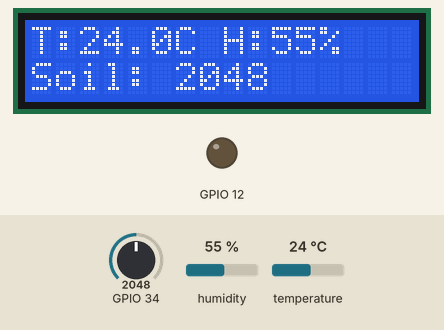
This sketch was run on a simulated ESP32. Shown: 16×2 character LCD, output pins drawn as LEDs (lit = HIGH). The test bench sets the inputs (shaded band); at power-on: humidity 55 %, GPIO 34 = 2048, temperature 24 °C. WiFi joins after 1.5 s; servers stay silent unless stated; uploads are accepted with an empty reply; what the sketch prints to the serial monitor is not drawn.

Above: at 6.8 s.
6.9 s: humidity set to 22 %
At 11.4 s:
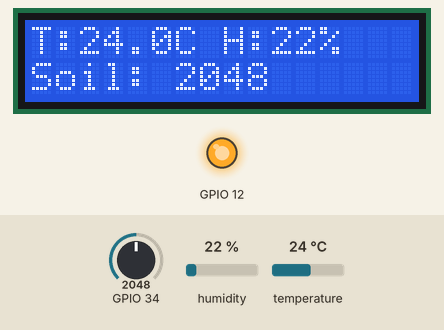
12.1 s: GPIO 34 set to 2866
At 14.1 s:
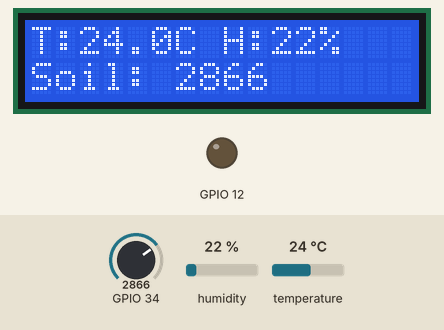
17.1 s: temperature set to 12 °C
At 22.0 s:
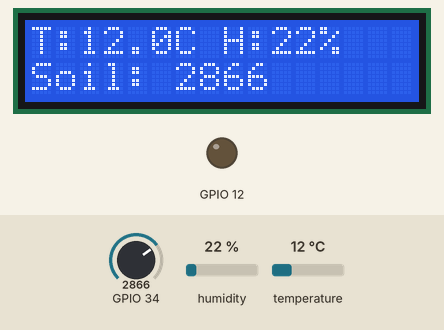
22.1 s: GPIO 34 set to 3603
At 23.7 s:
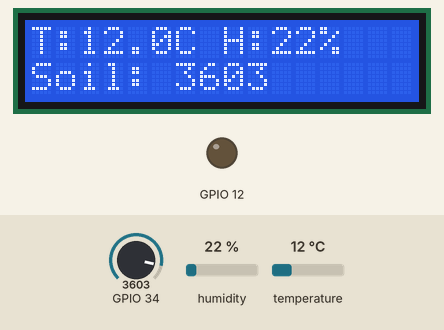
27.1 s: humidity set to 40 %
At 28.3 s:
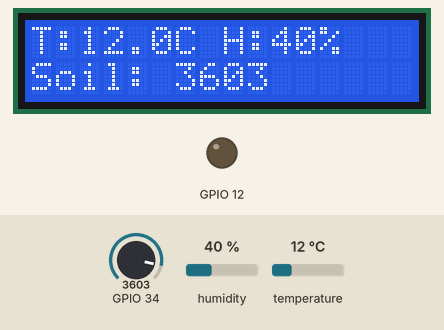
32.1 s: GPIO 34 set to 4095
At 34.1 s:
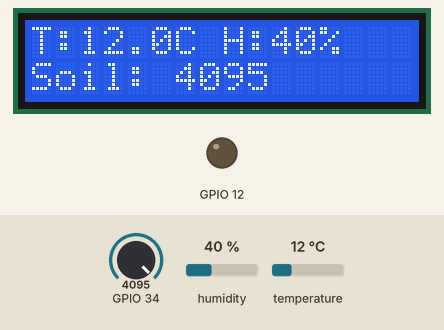
Timing chart, 0 to 38.1 s (numbered marks = the images above; inputs shaded):
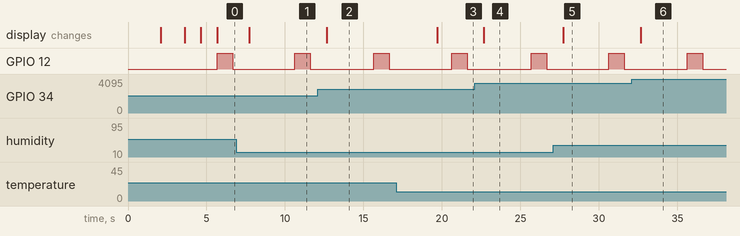

The sketch:

smartfarm.ino
```cpp
#include <WiFi.h>
#include <HTTPClient.h>
#include <LiquidCrystal_I2C.h>
#include <DHT.h>

const char *ssid = "Griffon";
const char *password = "10481reban";
const char *firebaseHost = "https://fir-demoapp-6f388-default-rtdb.firebaseio.com";

// Fixed constructor for New-LiquidCrystal library
LiquidCrystal_I2C lcd(0x27, 2, 1, 0, 4, 5, 6, 7, 3, POSITIVE);
DHT dht(15, DHT11);

unsigned long lastUpload = 0, lastDisplay = 0;
float temp = 0, hum = 0;
int soil = 0;
bool err = false;

void uploadToFirebase() {
  if (err) return;

  digitalWrite(12, HIGH);

  HTTPClient http;

  // Upload current temperature
  http.begin(String(firebaseHost) + "/sensorData/temperature.json");
  http.PUT(String(temp));
  http.end();

  // Upload current humidity
  http.begin(String(firebaseHost) + "/sensorData/humidity.json");
  http.PUT(String(hum));
  http.end();

  // Upload current soil moisture
  http.begin(String(firebaseHost) + "/sensorData/soilMoisture.json");
  http.PUT(String(soil));
  http.end();

  // Upload to history
  String json = "{\"temperature\":" + String(temp) +
                ",\"humidity\":" + String(hum) +
                ",\"soilMoisture\":" + String(soil) +
                ",\"timestamp\":" + String(millis()) + "}";

  http.begin(String(firebaseHost) + "/sensorData/history/" + String(millis()) + ".json");
  http.PUT(json);
  http.end();

  Serial.println("Data uploaded");

  delay(200);
  digitalWrite(12, LOW);
}

void setup() {
  Serial.begin(115200);

  // Fixed: use begin() instead of init()
  lcd.begin(16, 2);
  lcd.backlight();
  lcd.print("Davie Electronics");
  delay(2000);

  dht.begin();
  pinMode(34, INPUT);
  pinMode(12, OUTPUT);
  digitalWrite(12, LOW);

  lcd.clear();
  lcd.print("Connecting WiFi");
  WiFi.begin(ssid, password);
  while (WiFi.status() != WL_CONNECTED) delay(500);

  lcd.clear();
  lcd.print("WiFi Connected");
  delay(1000);

  lcd.clear();
  lcd.print("Ready!");
  delay(1000);
  lcd.clear();
}

void loop() {
  unsigned long t = millis();

  if (t - lastDisplay >= 1000) {
    temp = dht.readTemperature();
    hum = dht.readHumidity();
    soil = analogRead(34);
    err = (isnan(temp) || isnan(hum));

    lcd.setCursor(0, 0);
    if (err) {
      lcd.print("Sensor Error    ");
      lcd.setCursor(0, 1);
      lcd.print("                ");
    } else {
      lcd.print("T:");
      lcd.print(temp, 1);
      lcd.print("C H:");
      lcd.print(hum, 0);
      lcd.print("%  ");
      lcd.setCursor(0, 1);
      lcd.print("Soil: ");
      lcd.print(soil);
      lcd.print("       ");
    }
    lastDisplay = t;
  }

  if (t - lastUpload >= 5000) {
    uploadToFirebase();
    lastUpload = t;
  }
}
```

Measured:
- after the input at 6.9 s, the display: changes after 0.83 s (image 1)
- after the input at 12.1 s, the display: changes after 0.56 s (image 2)
- after the input at 17.1 s, the display: changes after 2.6 s (image 3)
- after the input at 22.1 s, the display: changes after 0.58 s (image 4)
- after the input at 27.1 s, the display: changes after 0.63 s (image 5)
- after the input at 32.1 s, the display: changes after 0.56 s (image 6)
